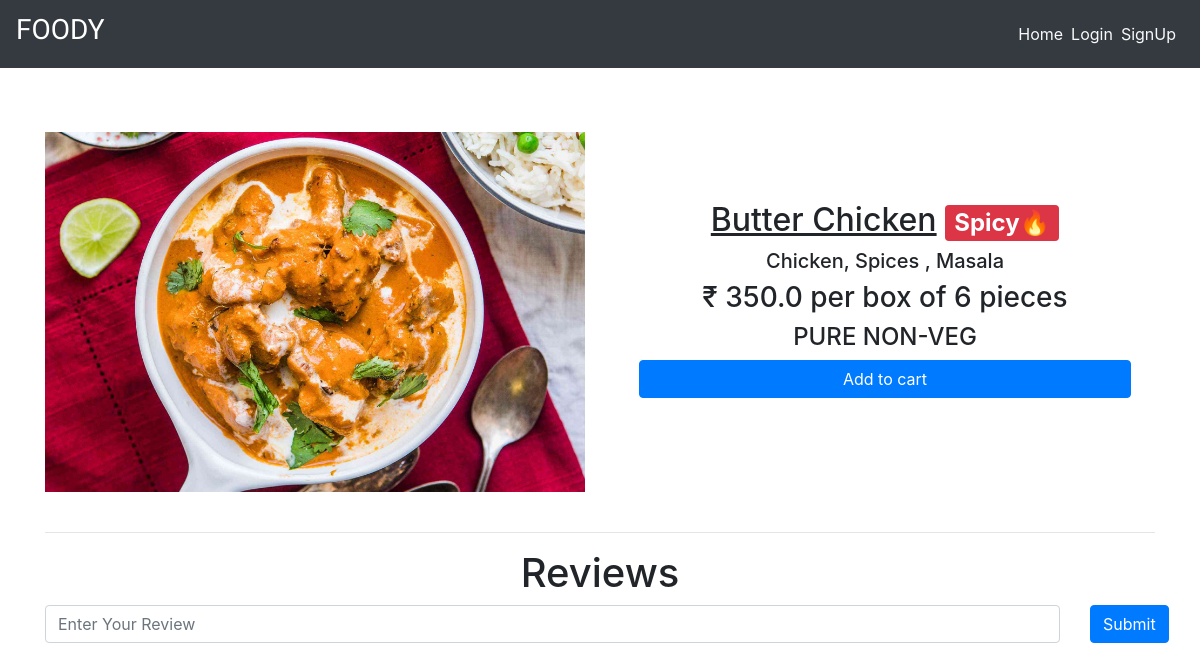
Screenshot of /dishes/chicken_name with the database file from the repository.
### main/models.py (models this page shows, shortened)
class Item(models.Model):
    LABELS = (
        ('BestSeller', 'BestSeller'),
        ('New', 'New'),
        ('Spicy🔥', 'Spicy🔥'),
    )
    LABEL_COLOUR = (
        ('danger', 'danger'),
        ('success', 'success'),
        ('primary', 'primary'),
        ('info', 'info')
    )
    title = models.CharField(max_length=150)
    description = models.CharField(max_length=250,blank=True)
    price = models.FloatField()
    pieces = models.IntegerField(default=6)
    instructions = models.CharField(max_length=250,default="Jain Option Available")
    image = models.ImageField(default='default.png', upload_to='images/')
    labels = models.CharField(max_length=25, choices=LABELS, blank=True)
    label_colour = models.CharField(max_length=15, choices=LABEL_COLOUR, blank=True)
    slug = models.SlugField(default="sushi_name")
    created_by = models.ForeignKey(User, on_delete=models.CASCADE)

### main/views.py (the view)
# urls.py: path('dishes/<slug>', views.menuDetail, name='dishes'),
def menuDetail(request, slug):
    item = Item.objects.filter(slug=slug).first()
    reviews = Reviews.objects.filter(rslug=slug).order_by('-id')[:7]
    context = {
        'item' : item,
        'reviews' : reviews,
    }
    return render(request, 'main/dishes.html', context)

### main/templates/main/dishes.html (shortened to what this page needs)
{% extends "main/layout.html" %}
{% block content %}
<div class="dishes">
  <main class="mt-3 pt-4 main">
    <div class="container dark-grey-text">
      <div class="row wow fadeIn">
        <div class="col-md-6 mb-4">
          <img src="{{ item.image.url }}" class="img-fluid mt-4" alt="">
        </div>
        <div class="col-md-6 mb-4 information">
          <div class="p-4 content">
            <div class="mt-0">
                <h2><u>{{ item.title }}</u><span class="badge badge-{{ item.label_colour }} ml-2">{{ item.labels }}</span></h2>
            </div>
            <div class="lead">
              {% if item.description %}
              <h5>{{ item.description }}</h5>
              {% endif %}
              <h3>₹ {{ item.price }} per box of {{ item.pieces}} pieces</h3>
              <h4>{{ item.instructions }}</h4>
            </div>
            <a href="{% url 'main:add-to-cart' item.slug %}" class="btn btn-primary btn-md my-0 p">Add to cart</a>
          </div>
        </div>
      </div>
      <hr>
    </div>
  </main>
  <div class="container">
    <h1 class="text-center">Reviews</h1>
    <form action="{% url 'main:add_reviews' %}" method="POST" class="mb-3">
      <div class="row">
        <div class="col-sm-11">
          <input type="text" name="review" class="form-control" placeholder="Enter Your Review">
        </div>
        <div class="col-sm-1">
          <button type="submit" class="btn btn-primary">Submit</button>
        </div>
      </div>
    </form>
  </div>
</div>
{% endblock content %}

### main/static/main/styles.css (style rules this page uses)
.dishes .main .container .row img { max-width: 540px; max-height: 450px; width: fit-content; }
.dishes .main .container .row .content { display: flex; flex-direction: column; text-align: center; justify-content: center; }
.dishes .main .container .row .information { display: flex; flex-direction: column; text-align: center; justify-content: center; }

### rows the page displays
Item: image (picture), title "Butter Chicken", labels "Spicy🔥", description "Chicken, Spices , Masala", price "350.0", pieces "6", instructions "PURE NON-VEG"
